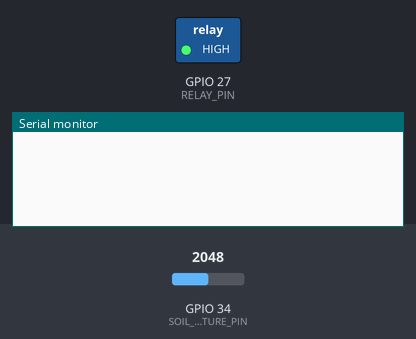
The sketch below on a simulated ESP32. Parts: switched loads named in the sketch (green lamp = pin HIGH), the last lines printed to the serial monitor. Inputs (shaded band) come from the test bench; at power-on: GPIO 34 (SOIL_MOISTURE_PIN) = 2048. WiFi joins after 1.5 s; servers stay silent unless stated.

Above: at 3.0 s.
3.1 s: GPIO 34 (SOIL_MOISTURE_PIN) set to 2169
At 8.1 s:
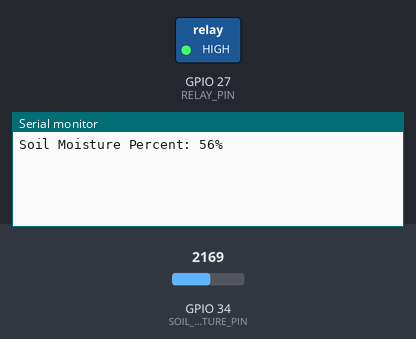
13.3 s: GPIO 34 (SOIL_MOISTURE_PIN) set to 2047
At 18.1 s:
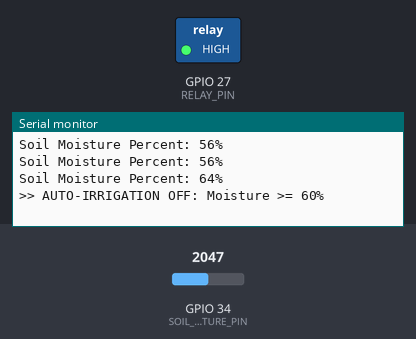

Measured:
- the behaviour switches between 2114 and 2115 on GPIO 34 (SOIL_MOISTURE_PIN) (found by bisection; images 0 and 1)
- after the input at 3.1 s, the serial monitor: prints a new line after 3.7 s (image 1)
- after the input at 13.3 s, the serial monitor: prints a new line after 3.5 s (image 2)

The sketch:

soil-moisture.ino
```cpp
#define BLYNK_TEMPLATE_ID   "TMPL3OFQJ3oEM"
#define BLYNK_AUTH_TOKEN    "tfum7sY1H0cd-Tbp3fl4KD0y77EnAHeT" // REPLACE
char ssid[] = "WIFI-Name";      // REPLACE
char pass[] = "WifiPassword";   // REPLACE

#define BLYNK_PRINT Serial

#include <WiFi.h>
#include <BlynkSimpleEsp32.h>

// Sensor & Actuator Definitions
#define SOIL_MOISTURE_PIN 34 // ADC pin for Soil Moisture Analog output
#define RELAY_PIN 27         // GPIO pin for controlling a relay (e.g., water pump)
#define SOIL_MOISTURE_VPIN V3 // Virtual Pin for Soil Moisture
#define RELAY_VIRTUAL_PIN V6 // Virtual Pin for Relay control

// Calibration values (Adjust if needed)
const int SENSOR_DRY = 3000;    // Raw ADC value when the sensor is dry (in air)
const int SENSOR_WET = 1500;    // Raw ADC value when the sensor is wet (in water)
const int ADC_MAX = 4095;       // ESP32 12-bit ADC max value

// Automation Thresholds
const int MOISTURE_THRESHOLD_ON = 40;  // Turn ON pump if moisture is below this %
const int MOISTURE_THRESHOLD_OFF = 60; // Turn OFF pump if moisture is above this %
const long FAST_SENSORS_INTERVAL = 5000L; // Read every 5s

BlynkTimer timer;

// Function to handle commands from Blynk App (Manual Control or Auto-Control)
BLYNK_WRITE(RELAY_VIRTUAL_PIN)
{
  int relayState = param.asInt();
  if (relayState == 1) {
    digitalWrite(RELAY_PIN, LOW); // Active-LOW relay ON
    Serial.println("Actuator (V6) ON via Blynk/Auto-Control");
  } else {
    digitalWrite(RELAY_PIN, HIGH); // Active-LOW relay OFF
    Serial.println("Actuator (V6) OFF via Blynk/Auto-Control");
  }
}

void readSoilMoistureAndAutoControl()
{
  int soilValue = analogRead(SOIL_MOISTURE_PIN);

  if (soilValue >= ADC_MAX) {
    Serial.println("Error: Soil Moisture Sensor pin may be UNCONNECTED.");
    Blynk.virtualWrite(SOIL_MOISTURE_VPIN, "Error");
  } else {
    // Map raw ADC value to 0-100% moisture
    int moisturePercent;
    if (SENSOR_DRY > SENSOR_WET) {
      moisturePercent = map(soilValue, SENSOR_WET, SENSOR_DRY, 100, 0);
    } else {
      moisturePercent = map(soilValue, SENSOR_DRY, SENSOR_WET, 0, 100);
    }
    moisturePercent = constrain(moisturePercent, 0, 100);

    Serial.print("Soil Moisture Percent: "); Serial.print(moisturePercent); Serial.println("%");
    Blynk.virtualWrite(SOIL_MOISTURE_VPIN, moisturePercent); // Send to V3

    // Automated Irrigation Logic
    if (moisturePercent < MOISTURE_THRESHOLD_ON) {
        Blynk.virtualWrite(RELAY_VIRTUAL_PIN, 1); // Trigger ON
        Serial.println(">> AUTO-IRRIGATION ON: Moisture < 40%");
    } else if (moisturePercent >= MOISTURE_THRESHOLD_OFF) {
        Blynk.virtualWrite(RELAY_VIRTUAL_PIN, 0); // Trigger OFF
        Serial.println(">> AUTO-IRRIGATION OFF: Moisture >= 60%");
    }
  }
}

void setup()
{
  Serial.begin(115200);

  pinMode(RELAY_PIN, OUTPUT);
  digitalWrite(RELAY_PIN, HIGH); // Ensure pump is OFF initially (Active-LOW relay)

  Blynk.begin(BLYNK_AUTH_TOKEN, ssid, pass);

  timer.setInterval(FAST_SENSORS_INTERVAL, readSoilMoistureAndAutoControl); // Read every 5s
}

void loop()
{
  Blynk.run();
  timer.run();
}
```
